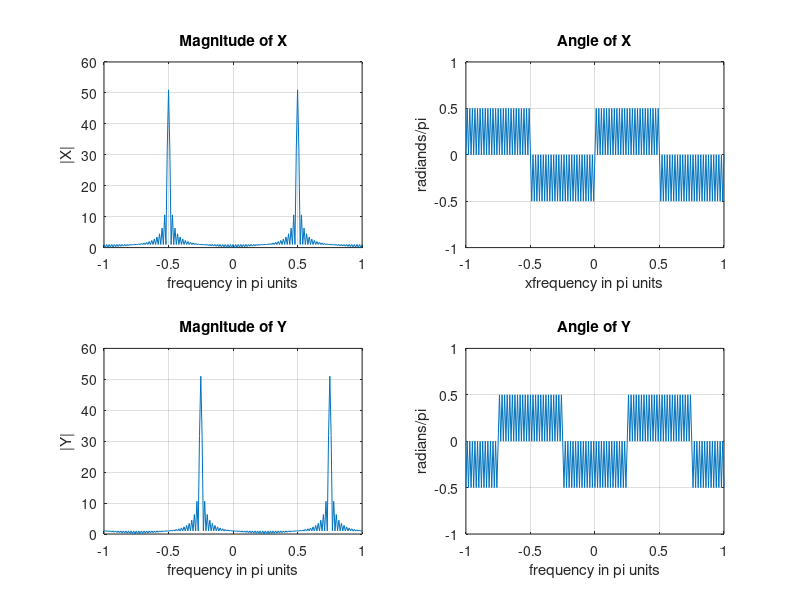

Write MATLAB code to recreate this figure.
%Alvarezexp09
n = 0:100; x = cos(pi * n / 2);
k = -100:100; w = (pi/100)*k; % frequency between -pi and +pi

%DTFT of x
X = x * (exp(-1i * pi / 100)).^(n'*k);

% signal multiplied by exp(j*pi*n/4)
y = exp(1i * pi * n / 4).*x;
Y = y * (exp(-1i * pi / 100)).^(n'*k); % DTFT of y

%Graphical validation
subplot(2,2,1); plot(w/pi,abs(X)); grid; axis([-1,1,0,60])
xlabel('frequency in pi units'); ylabel('|X|')
title('Magnitude of X')

subplot(2,2,2); plot(w/pi,angle(X)/pi); grid; axis([-1,1,-1,1])
xlabel('xfrequency in pi units'); ylabel('radiands/pi')
title('Angle of X')

subplot(2,2,3); plot(w/pi,abs(Y)); grid; axis([-1,1,0,60])
xlabel('frequency in pi units'); ylabel('|Y|')
title('Magnitude of Y')

subplot(2,2,4); plot(w/pi,angle(Y)/pi); grid; axis([-1,1,-1,1])
xlabel('frequency in pi units'); ylabel('radians/pi')
title('Angle of Y')

